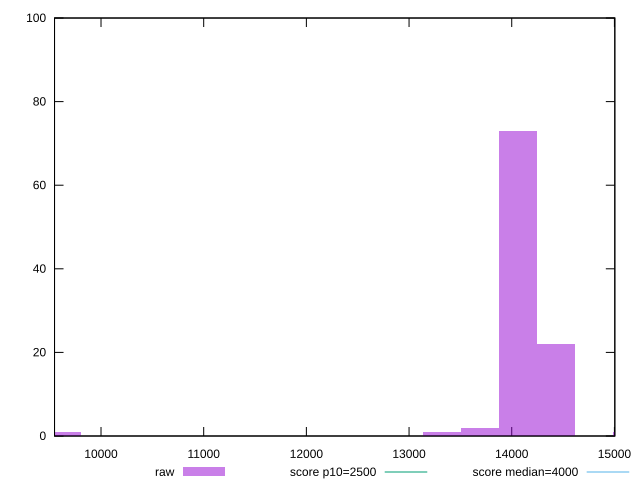

Recreate this plot in gnuplot.
reset

$raw <<EOF
13316.868108482615 1
9617.738078348555 1
15166.433123549645 1
14426.607117522832 22
14056.694114509426 73
13686.78111149602 2
EOF

set key outside below
set boxwidth 369.91300301340596
set xrange [9547.365:15004.020999999999]
set yrange [0:100]
set trange [0:100]
set style fill transparent solid 0.5 noborder

set parametric
set terminal svg size 640, 490 enhanced background rgb 'white'
set output "report_00017_2021-02-10T15-08-03.406Z/largest-contentful-paint/samples/pages+cached/raw/histogram.svg"

plot $raw title "raw" with boxes, \
     2500,t title "score p10=2500", \
     4000,t title "score median=4000"

reset
